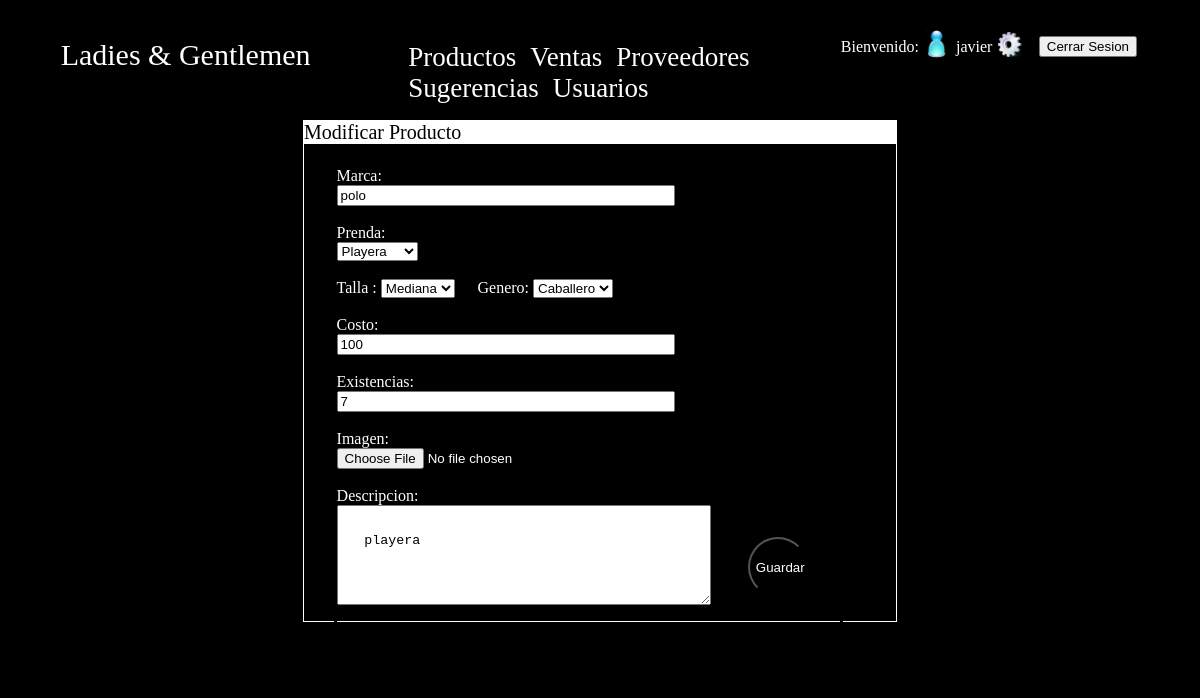
The app's page /Paginas/Admin/modproductos.php?ID=22&me=1 (signed in) with its own data.
### tables this page shows
CREATE TABLE `productos` (
  `IdProducto` int(11) NOT NULL AUTO_INCREMENT,
  `marca` varchar(20) NOT NULL,
  `nombre` varchar(40) NOT NULL,
  `talla` varchar(8) NOT NULL,
  `genero` varchar(10) NOT NULL,
  `costo` float(10,0) NOT NULL,
  `existencia` int(7) NOT NULL,
  `imagen` varchar(200) NOT NULL,
  `descripcion` varchar(500) NOT NULL,
  PRIMARY KEY (`IdProducto`)
);

### Paginas/Admin/modproductos.php (the view, shortened to what this page needs)
<!DOCTYPE html>
<html>
   <head>
      <link rel="stylesheet" href="../../Estilos/estiloHome.css">
      <link rel="stylesheet" href="../../Estilos/estiloAdmin.css">
   </head>
   <body>
      <section id="seccion1">
         <p id="titulo">Ladies & Gentlemen</p>
         <br>
      </section>
      <section id="seccion2">
         <nav>
            <br>
            <ul id="menu">
               <li class="opcionmenu" ><a href="productos.php">Productos</a></li>
               <li class="opcionmenu" ><a href="ventas.php">Ventas</a></li>
               <li class="opcionmenu" ><a href="proveedores.php">Proveedores</a></li>
               <li class="opcionmenu" ><a href="sugerencias.php">Sugerencias</a></li>
               <li class="opcionmenu" ><a href="usuario.php">Usuarios</a></li>
            </ul>
         </nav>
      </section>
<form action="../procesar/login.php" method="post">
 <table  class="tabla">
             <tr>
               <td>Bienvenido:</td>
               <td><img alt="usuario" width="25" src="../../Imagenes/usuario.png"></td>
    <?php
    $nickname=$_SESSION['usuario'];
    echo "<td>$nickname</td>"; ?>
                <td><a href="modusuario.php"><img alt="config" width="25" src="../../Imagenes/config.png"></a></td> &emsp13;
               <td> &emsp13; <button name="sesion" value="1">Cerrar Sesion</button></td>
               </tr>
               </table>
</form>
      <center>
      <div id='regProductos' class='reg'>
        <form id='formularioModificacion' method='POST' enctype='multipart/form-data' action='../procesar/modificar.php'>
      <?php
        $idgeneral=$_GET['ID'];
       ?>
      <?php
       $conexion=mysqli_connect(config::$servidor,config::$usuario,config::$password,config::$baseDeDatos);
       $consulta=mysqli_query($conexion, "SELECT * FROM productos where IdProducto='$idgeneral'");
       while($fila = mysqli_fetch_array($consulta)){
        $marca=$fila[1];
        $nombre=$fila[2];
        $talla=$fila[3];
        $genero=$fila[4];
        $costo=$fila[5];
        $existencia=$fila[6];
        $imagen=$fila[7];
        $descripcion=$fila[8];
       }
?>
<?php
        echo
       "
               <p>Modificar Producto</p>
               <div class='cajausuario'>
                  Marca: <br>
                  <input class='caja' type=text name='marca' id='marca' maxlength='150' placeholder='marca' width='275' value='$marca' onkeypress='return sololetrasconespacios(event)' onpaste='return false'><br><br>
                   Prenda: <br>"
                   ?>
                   <?php
                   $opcion1='';
                   $opcion2='';
                   $opcion3='';
                   $opcion4='';
                   $opcion5='';
                   $opcion6='';
                   $opcion7='';
                   $opcion8='';
                   $opcion9='';
                    if($nombre=='Playera'){$opcion1='selected';}
                   ?>
                   <?php
                 echo  "<select name='nombre' id='nombre' value='$nombre'>
                     <option $opcion1>Playera</option>
                     <option $opcion2>Blusa</option>
                     <option $opcion3>Jeans</option>
                     <option $opcion4>Pantalon</option>
                     <option $opcion5>Vestido</option>
                     <option $opcion6>Camisa</option>
                     <option $opcion7>Falda</option>
                     <option $opcion8>Short</option>
                     <option $opcion9>Accesorio</option>
                  </select><br><br>"
                    ?>
                    <?php
                    $opcion10='';
                    $opcion11='';
                    $opcion12='';
                    if($talla=='Mediana'){$opcion11='selected';}
                    ?>
                    <?php
                  echo "Talla :
                  <select name='talla' id='talla' value='$talla'>
                     <option $opcion10>Chica</option>
                     <option $opcion11>Mediana</option>
                     <option $opcion12>Grande</option>
                  </select>
                  &emsp13; &emsp13; "
                  ?>
                  <?php
                   $opcion13='';
                    $opcion14='';
                    $opcion15='';
                  ?>
                   <?php
                   echo
                 " Genero:
                  <select name='genero' id='genero' value='$genero'>
                     <option selected='value';>Caballero</option>
                     <option $opcion13>Dama</option>
                     <option $opcion14>Niño</option>
                     <option $opcion15>Niña</option>
                  </select>
                  <br><br>
                  Costo:<br>
                  <input class='caja' type=text name='costo' id='costo' maxlength='' placeholder='costo' value='$costo' onkeypress='return decimales(event)' onpaste='return false'><br><br>
                  Existencias:<br>
                  <input class='caja' type=text name='existencia' id='existencia' maxlength='' placeholder='existencia' value='$existencia' onkeypress='return solonumeros(event)' onpaste='return false'><br><br>
                    Imagen:<br>
                    <input class='caja' type='file' name='foto' accept='image' value='$imagen'/>
                    <br><br>
                    Descripcion:<br>
                    <textarea name='descripcion' id='descripcion' class ='descripcion' rows='3' cols='38' placeholder='Descripion del articulo' onkeypress='return sololetrasconespacios(event)' onpaste='return false'>$descripcion</textarea>
                    <section class='contenedorbtn'>
                  <button class='btnguardar'>Guardar</button>
               </section>
               </div>"
               ?>
            </form>
         </div>
      </center>
   </body>
</html>

### Estilos/estiloHome.css (style rules this page uses)
body { background-color: black; color: white; }
#seccion1 { float: left; width: 30%; }
#seccion2 { float: left; width: 40%; }
#titulo { text-align: center; font-size: 30px; font-family: Vivaldi; }
.opcionmenu { display: inline; padding: 5px; font-family: Kunstler Script; font-size: 27px; }
.opcionmenu a { text-decoration:none; color:white; }
div { clear: both; }

### Estilos/estiloAdmin.css (style rules this page uses)
div { width: 85%; height: 500px; border:solid white 1px; margin-top: 0%; //background: red; }
form p { width: 100%; float: left; background-color: white; color: black; margin-top: 0px; font-size: 20px; }
form { text-align: left; }
.cajausuario { text-align: left; float: left; margin-left: 5%; border: solid black; }
.caja { width: 330px; }
#regProductos, #regProveedores, #regSugerencia, #regUsuario, #regVenta { width: 50%; height: 500px; display: block; }
.reg { width: 50%; }
.descripcion { padding: 2em; }
.btnguardar { float: right; margin: 2em; border-radius: 50%; color: white; background-color: black; width: 60px; height: 60px; margin:0px; }
.contenedorbtn { float: right; margin: 2em; width: 60px; height: 60px; border-radius: 50%; overflow: visible; box-shadow: 0px 0px 0px 20px rgba(255,255,255, 0); transition: box-shadow 0.4s; }
table { text-align: center; //border-collapse: collapse; }
table td { border: solid 1px white; }
.tabla td { border: solid 1px black; }

### records on screen
productos: marca "polo", nombre "Playera", talla "Mediana", genero "Caballero", costo "100", existencia "7", descripcion "playera"

### other values on screen
$nickname "javier"
